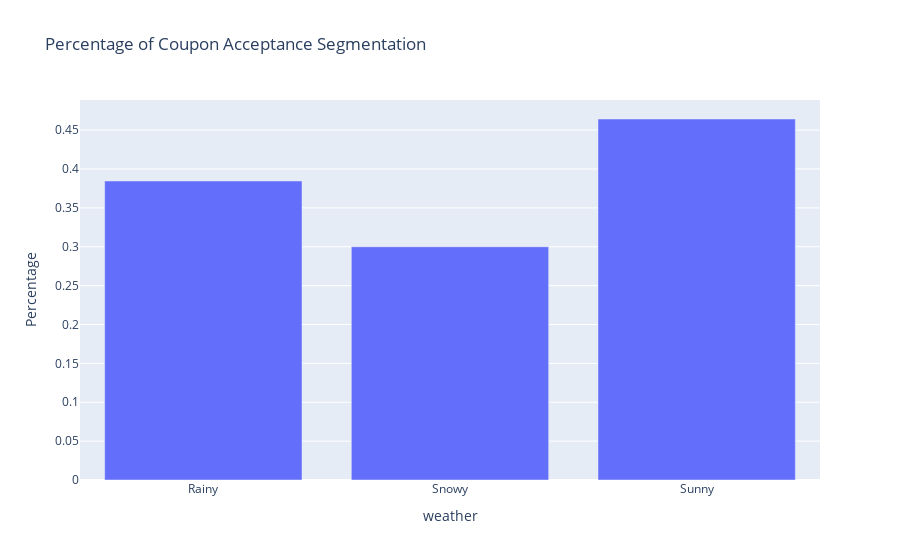

This figure's notebook cell:
### Markdown cell above
* It is clear that those driving with a partner is much more likely to accept a coupon for fine dining

### Code cell
percentage_grapher_seg(finedining_data, 'weather')

### Figure 1 — Plotly figure (JSON) as saved in the notebook; plotly's stock layout.template omitted (floating-point values rounded to 4 significant figures)
{"data": [{"alignmentgroup": "True", "hovertemplate": "weather=%{x}<br>Percentage=%{y}<extra></extra>", "legendgroup": "", "marker": {"color": "#636efa", "pattern": {"shape": ""}}, "name": "", "offsetgroup": "", "orientation": "v", "showlegend": false, "textposition": "auto", "type": "bar", "x": ["Rainy", "Snowy", "Sunny"], "xaxis": "x", "y": [0.3846, 0.3, 0.4643], "yaxis": "y"}], "layout": {"barmode": "relative", "legend": {"tracegroupgap": 0}, "title": {"text": "Percentage of Coupon Acceptance Segmentation"}, "xaxis": {"anchor": "y", "domain": [0, 1], "title": {"text": "weather"}}, "yaxis": {"anchor": "x", "domain": [0, 1], "title": {"text": "Percentage"}}}}
